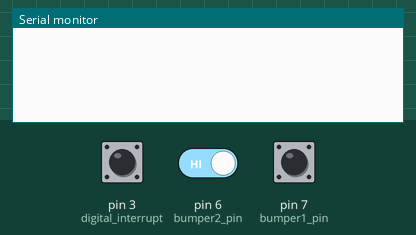
A sketch run on a simulated Arduino Uno, built with avr-gcc and run on an emulated ATmega328P. Shown: the last lines printed to the serial monitor. Inputs (shaded band) come from the test bench; at power-on: pin 3 (digital_interrupt) HIGH, pin 6 (bumper2_pin) HIGH, pin 7 (bumper1_pin) HIGH.

Above: at 1.2 s.
1.3 s: pin 3 (digital_interrupt) pulled LOW for 0.15 s
At 1.9 s:
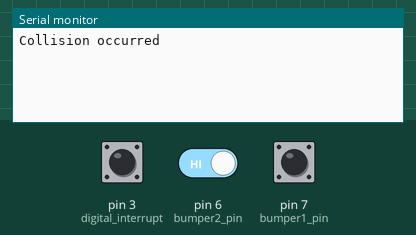
2.9 s: pin 3 (digital_interrupt) driven LOW and pin 6 (bumper2_pin) driven LOW
At 3.8 s:
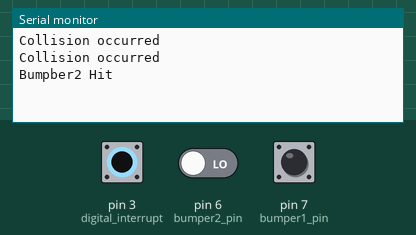

Measured:
- after the input at 1.3 s, the serial monitor: prints a new line at once (image 1)
- after the input at 2.9 s, the serial monitor: prints a new line at once (image 2)

The sketch:

Design_03B.ino
```cpp
int digital_interrupt = 3;
bool collision = 0;


int bumper1_pin = 7;
int bumper2_pin = 6;


bool bumper1 = 0;
bool bumper2 = 0;
bool bumper3 = 0;
bool bumper4 = 0;


void setup() {
  // put your setup code here, to run once:
  pinMode(digital_interrupt, INPUT_PULLUP);
  pinMode(bumper1_pin, INPUT_PULLUP);
  pinMode(bumper2_pin, INPUT_PULLUP);
  attachInterrupt(1, collision_interrupt, FALLING);
  Serial.begin(9600);
}

void loop() {
  // put your main code here, to run repeatedly:
  //Serial.println(digitalRead(digital_interrupt));
  //Serial.println(state);
  delay (100);


}

void collision_interrupt(){
  collision = 1;
  delay(5);
  if(digitalRead(bumper1_pin) == 0){
    bumper1 = 1;
  }
  if(digitalRead(bumper2_pin) == 0){
    bumper2 = 1;
  }

  collision_routine();

}

void collision_routine(){

  Serial.println("Collision occurred");
  if(bumper1 == 1){
    Serial.println("Bumper1 Hit");
  }
  if(bumper2 ==1){
    Serial.println("Bumpber2 Hit");
  }

  bumper1 = 0;
  bumper2 = 0;
  bumper3 = 0;
  bumper4 = 0;
}


void reset_collision(){
  bumper1 = 0;
  bumper2 = 0;
  bumper3 = 0;
  bumper4 = 0;
}
```
